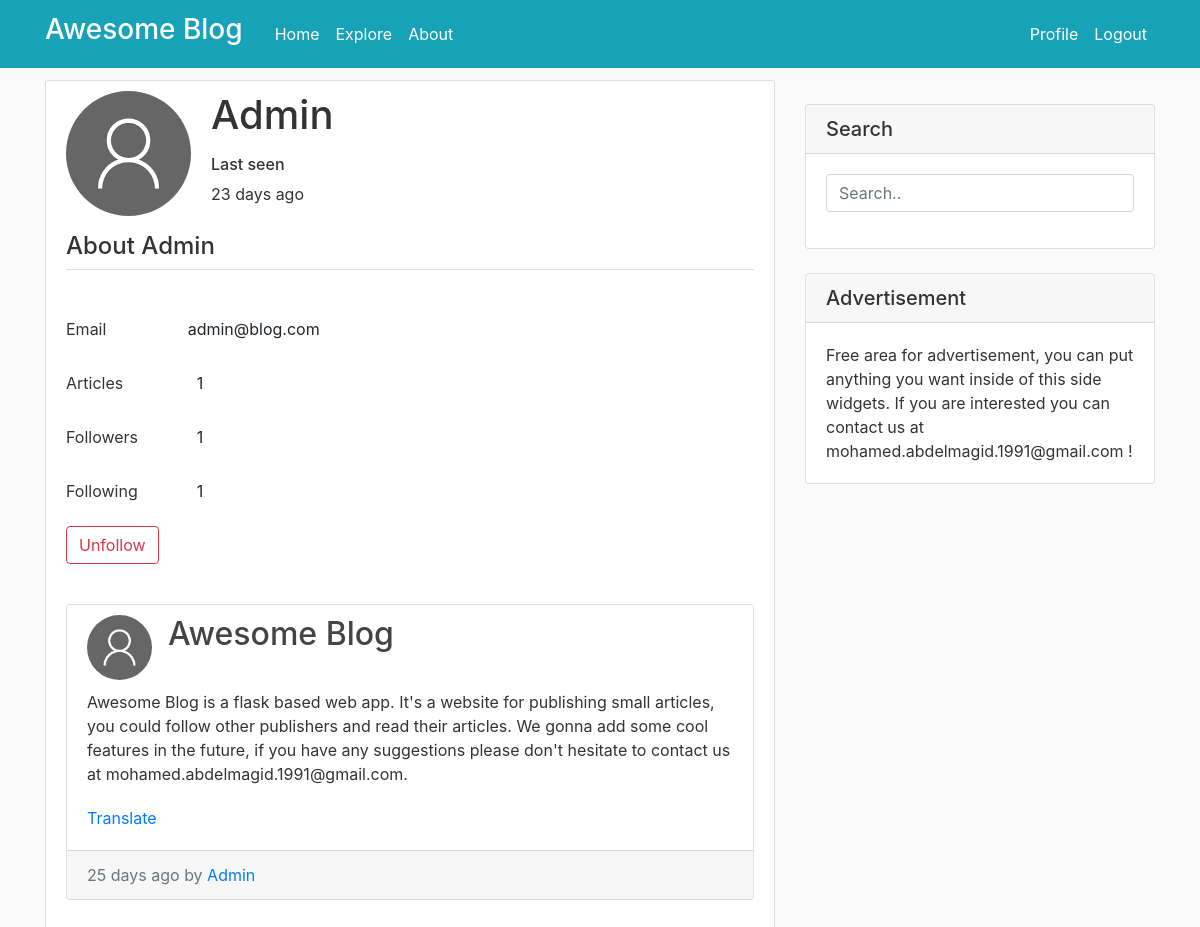
Page /account/Admin (signed in) on the committed database.
### webapp/models.py (models this page shows, shortened)
class User(UserMixin, db.Model):
    id = db.Column(db.Integer, primary_key=True)
    username = db.Column(db.String(64), index=True, unique=True, nullable=False)
    email = db.Column(db.String(120), index=True, unique=True, nullable=False)
    image_file = db.Column(db.String(20), nullable=False, default='default.png')
    password_hash = db.Column(db.String(128))
    about_me = db.Column(db.String(140))
    last_seen = db.Column(db.DateTime, default=datetime.utcnow)
    followed = db.relationship(
        'User', secondary=followers,
        primaryjoin=(followers.c.follower_id == id),
        secondaryjoin=(followers.c.followed_id == id),
        backref=db.backref('followers', lazy='dynamic'), lazy='dynamic')
    posts = db.relationship('Post', backref='author', lazy='dynamic')
    def is_following(self, user):
        return self.followed.filter(followers.c.followed_id == user.id).count() > 0

class SearchableMixin(object):
    @classmethod
    def before_commit(cls, session):
        session._changes = {
            'add': list(session.new),
            'update': list(session.dirty),
            'delete': list(session.deleted)
        }
    @classmethod
    def after_commit(cls, session):
        for obj in session._changes['add']:
            if isinstance(obj, SearchableMixin):
                add_to_index(obj.__tablename__, obj)
        for obj in session._changes['update']:
            if isinstance(obj, SearchableMixin):
                add_to_index(obj.__tablename__, obj)
        for obj in session._changes['delete']:
            if isinstance(obj, SearchableMixin):
                remove_from_index(obj.__tablename__, obj)
        session._changes = None

class Post(SearchableMixin, db.Model):
    __searchable__ = ['content', 'title']
    id = db.Column(db.Integer, primary_key=True)
    title = db.Column(db.String(100), nullable=False)
    date_posted = db.Column(db.DateTime, nullable=False, default=datetime.utcnow)
    content = db.Column(db.Text, nullable=False)
    user_id = db.Column(db.Integer, db.ForeignKey('user.id'), nullable=False)
    language = db.Column(db.String(5))

### webapp/main/routes.py (the view)
@main.route("/account/<string:username>", methods=['GET', 'POST'])
@login_required
def account(username):
    user = User.query.filter_by(username=username).first_or_404()
    posts = user.posts.order_by(Post.date_posted.desc()).all()
    image_file = url_for('static', filename='pics/' + user.image_file)
    return render_template('account.html', user=user, image_file=image_file, posts=posts, articles=len(posts))

### webapp/main/forms.py
class SearchForm(FlaskForm):
    q = StringField('Search', validators=[DataRequired()])
    def __init__(self, *args, **kwargs):
        if 'formdata' not in kwargs:
            kwargs['formdata'] = request.args
        if 'csrf_enabled' not in kwargs:
            kwargs['csrf_enabled'] = False
        super(SearchForm, self).__init__(*args, **kwargs)

### webapp/main/routes.py (called while the page is built)
@main.before_request
def before_request():
    if current_user.is_authenticated:
        current_user.last_seen = datetime.utcnow()
        db.session.commit()
        g.search_form = SearchForm()

### webapp/models.py (called while the page is built)
@login.user_loader
def load_user(id):
    return User.query.get(int(id))

### webapp/templates/account.html (shortened to what this page needs)
{% extends "layout.html" %}
{% block app_content %}
    <div class="content-section">
        <div class="media">
            <img class="rounded-circle account-img" src="{{ image_file }}">
            <div class="media-body">
                <h3 class="account-heading">{{ user.username }}</h3>
                {% if user.last_seen %}
                    <p class="text-secondary"><h6>Last seen </h6> {{ moment(user.last_seen).fromNow() }}</p>
                {% endif %}
            </div>
        </div>
        <form>
            <fieldset class="form-group ">
                <legend class="border-bottom mb-4"><h4>About {{ user.username }}</h4></legend>
                <div class="form-group row">
                    <label for="staticEmail" class="col-sm-2 col-form-label">Email</label>
                    <div class="col-sm-10">
                      <input type="text" readonly class="form-control-plaintext" value="{{ user.email }}">
                    </div>
                </div>
                <div class="form-group row">
                    <label for="numberOfArticles" class="col-sm-2 col-form-label">Articles</label>
                    <div class="col-sm-10">
                      <input type="text" readonly class="form-control-plaintext" value="  {{ articles }}">
                    </div>
                </div>
                <div class="form-group row">
                    <label for="numberOfFollowers" class="col-sm-2 col-form-label">Followers</label>
                    <div class="col-sm-10">
                      <input type="text" readonly class="form-control-plaintext" value="  {{ user.followers.count() }}">
                    </div>
                </div>
                <div class="form-group row">
                    <label for="numberOfFollowed" class="col-sm-2 col-form-label">Following</label>
                    <div class="col-sm-10">
                      <input type="text" readonly class="form-control-plaintext" value="  {{ user.followed.count() }}">
                    </div>
                </div>
                <div class="form-group">
                    {% if user == current_user %}
                    <a class="btn btn-outline-info" href="{{ url_for('main.edit_profile') }}" role="button">Edit profile</a>
                    {% elif not current_user.is_following(user) %}
                    <a class="btn btn-outline-info" href="{{ url_for('main.follow', username=user.username) }}">Follow</a>
                    {% else %}
                    <a class="btn btn-outline-danger" href="{{ url_for('main.unfollow', username=user.username) }}">Unfollow</a>
                    {% endif %}
                </div>
            </fieldset>
        </form>
        {% for post in posts %}
            {% include '_post.html' %}
        {% endfor %}
    </div>
{% endblock %}

### webapp/templates/_post.html
<div class="card my-4">
    <article class="media content-section border-0 mb-0">
        <img class="rounded-circle article-img" src="{{ url_for('static', filename='pics/' + post.author.image_file) }}">
        <div class="media-body">
            <h2 class="article-title">{{ post.title }}</h2>
        </div>
    </article>
    <div id="post{{ post.id }}" class="card-body pt-0">
        <p class="card-text">{{ post.content }}</p>
    </div>
    {% if post.language and post.language != 'ar' %}
    <div class="card-body pt-0" id="translation{{ post.id }}">
        <p class="card-text">
            <a href="javascript:translate(
                '#post{{ post.id }}',
                '#translation{{ post.id }}',
                '{{ post.language }}',
                'ar');"
            >Translate</a>
        </p>
    </div>
    {% endif %}
    <div class="card-footer text-muted">
        {{ moment(post.date_posted).fromNow() }} by
        <a href="/account/{{ post.author.username }}"> {{ post.author.username }}</a>
    </div>
</div>

### webapp/static/css/custom.css (style rules this page uses)
body { background: #fafafa; color: #333333; margin-top: 5rem; }
.content-section { background: #ffffff; padding: 10px 20px; border: 1px solid #dddddd; border-radius: 3px; }
.article-title { color: #444444; }
.article-img { height: 65px; width: 65px; margin-right: 16px; }
.account-img { height: 125px; width: 125px; margin-right: 20px; margin-bottom: 16px; }
.account-heading { font-size: 2.5rem; }

### rows in the picture
User: username "Admin", last_seen "23 days ago", email "admin@blog.com"
Post: image_file (placeholder picture), title "Awesome Blog", content "Awesome Blog is a flask based web app. It's a website for publishing small articles, you could follow other publishers and read their articles. We gonna add some cool features in the future, if you have any suggestions please don't hesitate to contact us at mohamed.abdelmagid.1991@gmail.com.", date_posted "25 days ago", author.username "Admin"
